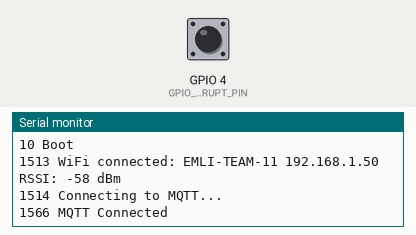
This sketch was run on a simulated ESP8266 (NodeMCU). Shown: the last lines printed to the serial monitor. The inputs (shaded band) are chosen by the test bench; at power-on: GPIO 4 (GPIO_INTERRUPT_PIN) HIGH. WiFi joins after 1.5 s; servers stay silent unless stated; no MQTT or app messages arrive unless stated.

Above: at 2.7 s.
2.8 s: GPIO 4 (GPIO_INTERRUPT_PIN) pulled LOW for 0.15 s
At 3.4 s:
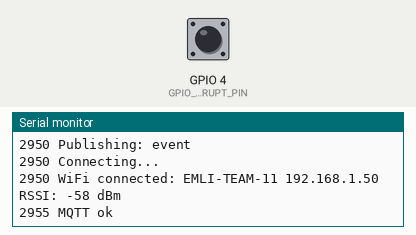
4.4 s: GPIO 4 (GPIO_INTERRUPT_PIN) pulled LOW for 1 s
At 5.9 s:
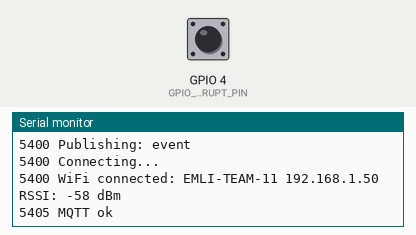
6.9 s: GPIO 4 (GPIO_INTERRUPT_PIN) pulled LOW for 0.15 s
At 7.8 s:
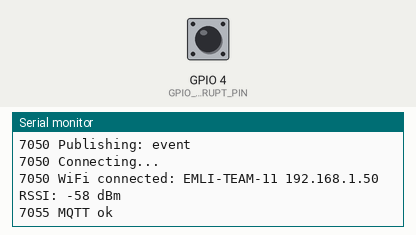
Timing chart, 0 to 9.9 s (numbered marks = the images above; inputs shaded):
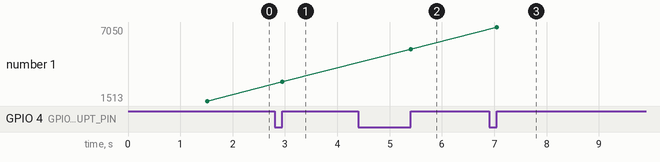

Measured:
- after the input at 2.8 s, the serial monitor: prints a new line after 0.15 s (image 1)
- after the input at 4.4 s, the serial monitor: prints a new line after 1.0 s (image 2)
- after the input at 6.9 s, the serial monitor: prints a new line after 0.15 s (image 3)
- plotted number 1: 1513 → 2950 after the input at 2.8 s, 2950 → 5400 after the input at 4.4 s, 5400 → 7050 after the input at 6.9 s

The sketch:

esp8266_count_mqtt.ino
```cpp
// Embedded Linux (EMLI)
// University of Southern Denmark

// 2022-03-24, Kjeld Jensen, First version

// Configuration
#define WIFI_SSID        "EMLI-TEAM-11" //
#define WIFI_PASSWORD    "SecureTheStash"

#define MQTT_SERVER      "10.0.0.10"
#define MQTT_SERVERPORT  1883
#define MQTT_USERNAME    "my_user"
#define MQTT_PASSWORD    "SecureTheStash"
#define MQTT_TOPIC       "/external-trigger"

// wifi
#include <ESP8266WiFiMulti.h>
#include <ESP8266HTTPClient.h>
ESP8266WiFiMulti WiFiMulti;
const uint32_t conn_tout_ms = 5000;

// counter
#define GPIO_INTERRUPT_PIN 4
#define DEBOUNCE_TIME 100
volatile unsigned long count_prev_time;

// mqtt
#include "Adafruit_MQTT.h"
#include "Adafruit_MQTT_Client.h"
WiFiClient wifi_client;
Adafruit_MQTT_Client mqtt(&wifi_client, MQTT_SERVER, MQTT_SERVERPORT, MQTT_USERNAME, MQTT_PASSWORD);
Adafruit_MQTT_Publish count_mqtt_publish = Adafruit_MQTT_Publish(&mqtt, MQTT_USERNAME MQTT_TOPIC);

// publish
#define PUBLISH_INTERVAL 30000
unsigned long prev_post_time;

// debug
#define DEBUG_INTERVAL 2000
unsigned long prev_debug_time;

void debug(const char *s)
{
  Serial.print (millis());
  Serial.print (" ");
  Serial.println(s);
}

void mqtt_connect()
{
  int8_t ret;

  // Stop if already connected.
  if (! mqtt.connected())
  {
    debug("Connecting to MQTT... ");
    while ((ret = mqtt.connect()) != 0)
    { // connect will return 0 for connected
         Serial.println(mqtt.connectErrorString(ret));
         debug("Retrying MQTT connection in 5 seconds...");
         mqtt.disconnect();
         delay(5000);  // wait 5 seconds
    }
    debug("MQTT Connected");
  }
}

void print_wifi_status()
{
  Serial.print (millis());
  Serial.print(" WiFi connected: ");
  Serial.print(WiFi.SSID());
  Serial.print(" ");
  Serial.print(WiFi.localIP());
  Serial.print(" RSSI: ");
  Serial.print(WiFi.RSSI());
  Serial.println(" dBm");
}

void setup()
{
  // count
  count_prev_time = millis();
  pinMode(GPIO_INTERRUPT_PIN, INPUT_PULLUP);
  attachInterrupt(digitalPinToInterrupt(GPIO_INTERRUPT_PIN), count_isr, RISING);

  // serial
  Serial.begin(115200);
  delay(10);
  debug("Boot");

  // wifi
  WiFi.persistent(false);
  WiFi.mode(WIFI_STA);
  WiFiMulti.addAP(WIFI_SSID, WIFI_PASSWORD);
  if(WiFiMulti.run(conn_tout_ms) == WL_CONNECTED)
  {
    print_wifi_status();

    mqtt_connect();
  }
  else
  {
    debug("Unable to connect");
  }
}

void publish_data()
{
  Serial.println("publish_data");
  // char payload[10];
  char eventChar[6] = "event";
  //sprintf (payload, "%s", *eventChar);
  Serial.print(millis());
  Serial.print(" Publishing: ");
  Serial.println(eventChar);

  Serial.print(millis());
  Serial.println(" Connecting...");
  if((WiFiMulti.run(conn_tout_ms) == WL_CONNECTED))
  {
    print_wifi_status();

    mqtt_connect();
    if (! count_mqtt_publish.publish(eventChar))
    {
      debug("MQTT failed");
    }
    else
    {
      debug("MQTT ok");
    }
  }
}

ICACHE_RAM_ATTR void count_isr()
{
  if (count_prev_time + DEBOUNCE_TIME < millis() || count_prev_time > millis())
  {
    count_prev_time = millis();

    publish_data();
  }
}

void loop()
{
}
```
